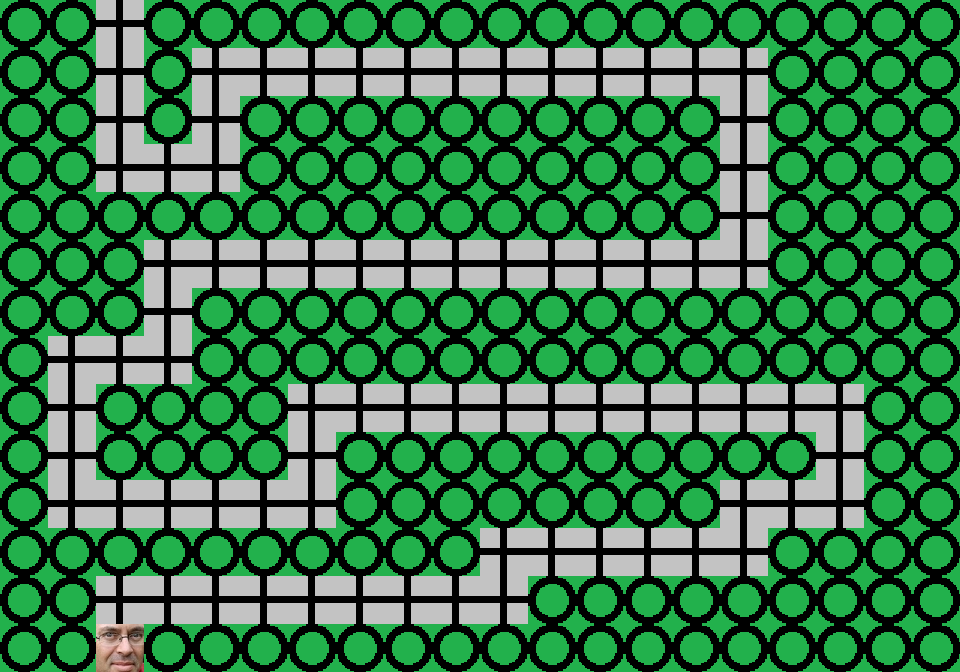

A 2D game scene composited from a Tiled map and its tileset images. What follows is a short description and the map's XML, with each tile layer's data collapsed to a summary:
An orthogonal 20x14 tile map with 48x48 px tiles, 1 tile layer (Layer1).

<map version="1.2" tiledversion="1.2.3" orientation="orthogonal" renderorder="right-down" width="20" height="14" tilewidth="48" tileheight="48" infinite="0" nextlayerid="2" nextobjectid="1">
 <properties>
  <property name="alistairPos" value="2,13" />
  <property name="startPos" value="2,-1" />
 </properties>
 <tileset firstgid="1" source="mspaint.tsx" />
 <layer id="1" name="Layer1" width="20" height="14">
  <data>[280 cells, 280 non-empty, 3 distinct tile ids]</data>
 </layer>
</map>